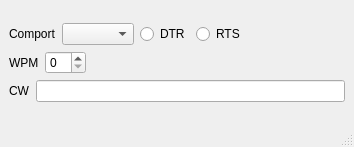
<?xml version="1.0" encoding="UTF-8"?>
<ui version="4.0">
 <class>pcCwKeyerMainWindow</class>
 <widget class="QMainWindow" name="pcCwKeyerMainWindow">
  <property name="geometry">
   <rect>
    <x>0</x>
    <y>0</y>
    <width>354</width>
    <height>147</height>
   </rect>
  </property>
  <property name="windowTitle">
   <string>pcCwKeyerMainWindow</string>
  </property>
  <widget class="QWidget" name="centralwidget">
   <layout class="QVBoxLayout" name="verticalLayout_2">
    <item>
     <layout class="QVBoxLayout" name="verticalLayout">
      <item>
       <layout class="QHBoxLayout" name="horizontalLayout_2">
        <item>
         <widget class="QLabel" name="label_3">
          <property name="text">
           <string>Comport</string>
          </property>
         </widget>
        </item>
        <item>
         <widget class="QComboBox" name="comportSel"/>
        </item>
        <item>
         <widget class="QRadioButton" name="dtrRb">
          <property name="text">
           <string>DTR</string>
          </property>
         </widget>
        </item>
        <item>
         <widget class="QRadioButton" name="rtsRb">
          <property name="text">
           <string>RTS</string>
          </property>
         </widget>
        </item>
        <item>
         <spacer name="horizontalSpacer">
          <property name="orientation">
           <enum>Qt::Horizontal</enum>
          </property>
          <property name="sizeHint" stdset="0">
           <size>
            <width>40</width>
            <height>20</height>
           </size>
          </property>
         </spacer>
        </item>
       </layout>
      </item>
      <item>
       <layout class="QHBoxLayout" name="horizontalLayout_3">
        <item>
         <widget class="QLabel" name="label_2">
          <property name="text">
           <string>WPM</string>
          </property>
         </widget>
        </item>
        <item>
         <widget class="QSpinBox" name="wpmSpinBox"/>
        </item>
        <item>
         <spacer name="horizontalSpacer_2">
          <property name="orientation">
           <enum>Qt::Horizontal</enum>
          </property>
          <property name="sizeHint" stdset="0">
           <size>
            <width>40</width>
            <height>20</height>
           </size>
          </property>
         </spacer>
        </item>
       </layout>
      </item>
      <item>
       <layout class="QHBoxLayout" name="horizontalLayout">
        <item>
         <widget class="QLabel" name="label">
          <property name="text">
           <string>CW</string>
          </property>
         </widget>
        </item>
        <item>
         <widget class="QLineEdit" name="cwTextInputLineEdit"/>
        </item>
       </layout>
      </item>
     </layout>
    </item>
   </layout>
  </widget>
  <widget class="QMenuBar" name="menubar">
   <property name="geometry">
    <rect>
     <x>0</x>
     <y>0</y>
     <width>354</width>
     <height>22</height>
    </rect>
   </property>
  </widget>
  <widget class="QStatusBar" name="statusbar"/>
 </widget>
 <resources/>
 <connections/>
</ui>
